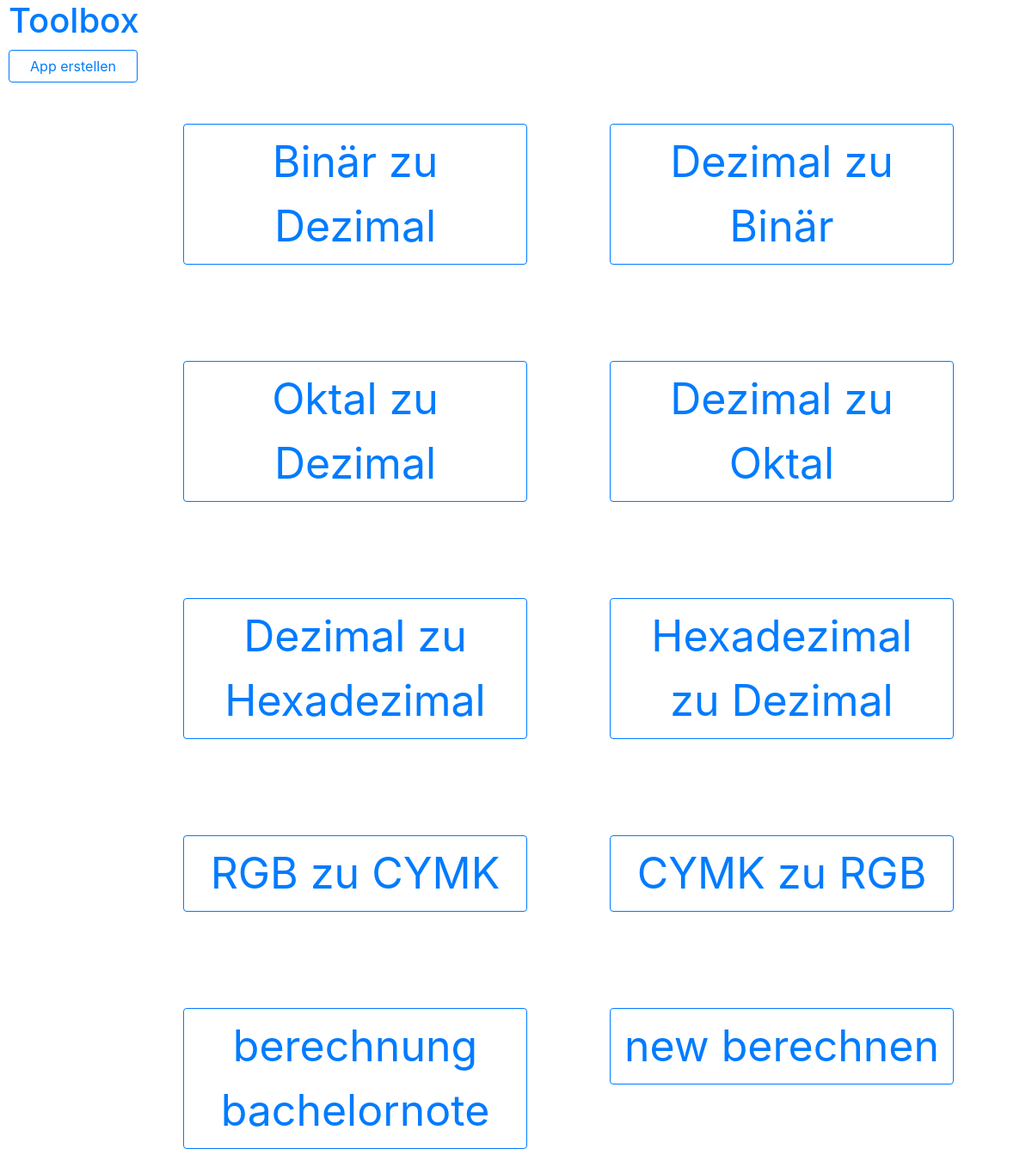
The app's page /, older data.
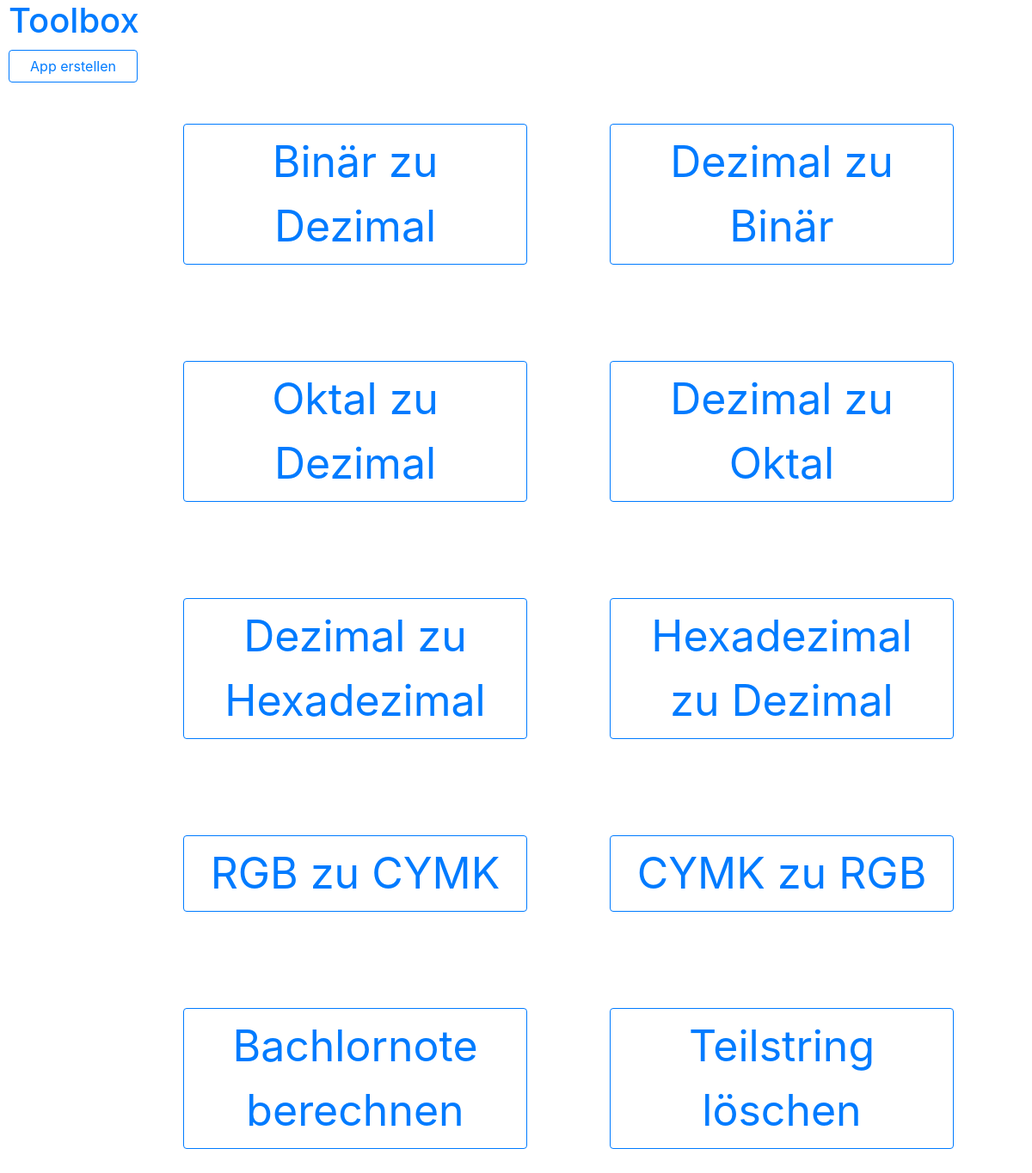
The same page, newer data.
### app/models.py (models this page shows)
class Application(models.Model):
    class Meta:
        verbose_name_plural = 'Applications'
    id = models.IntegerField(primary_key=True)
    name = models.CharField(max_length=30)
    description = models.CharField(max_length=300)
    function = models.CharField(max_length=500)
    template_text = models.CharField(max_length=500)
    input_anzahl = models.IntegerField()
    output_anzahl = models.IntegerField()
    error_message = models.CharField(max_length=100)

### app/views.py (the view)
# urls.py: path('', ApplicationList.as_view(), name='app_list'),
class ApplicationList(ListView):
    model = Application

### templates/app/application_list.html
{% extends 'app/base.html' %}
{% block create %}
    <a href="create" class="btn btn-outline-primary" style="margin-left: 10px; margin-top: 2px; width: 150px">App erstellen</a>
{% endblock %}
{% block content %}
    <div class="d-flex flex-wrap" style="display: block; margin-left: 10%">
            {%  for app in object_list %}
                <div class="p-2" >
                    <p><a style="width: 400px; font-size:50px; margin:40px "
                          href="{% url 'manage' app.id %}"
                          class="btn btn-outline-primary">
                        {{ app.name }}
                    </a></p>
                </div>
            {% endfor %}
    </div>
{% endblock %}

### templates/app/base.html (shortened to what this page needs)
{% load bootstrap4 %}
<html>
    <head>
        <link href="https://cdn.jsdelivr.net/npm/bootstrap@5.2.0-beta1/dist/css/bootstrap.min.css" rel="stylesheet">
        {% bootstrap_css %}
    </head>
    <body>
        <h1><a href="/" style="text-decoration: underline;
        text-decoration: solid; text-decoration: black ;
         margin-left: 10px; width: 150px">Toolbox</a></h1>
    <div style="display: table; box-sizing: border-box; clear: both;">
    <div style="float: left; width: 10%">
        {% block create %}
        {% endblock %}
    </div>
        <div style="margin-left: 50px; float: left;">
        {% block content %}{% endblock %}
        </div>
    </div>
    </body>
</html>

Row changes from the older to the newer data that the page shows:
changed Application: name "berechnung bachelornote" → "Bachlornote berechnen"
changed Application: name "new berechnen" → "Teilstring löschen"
